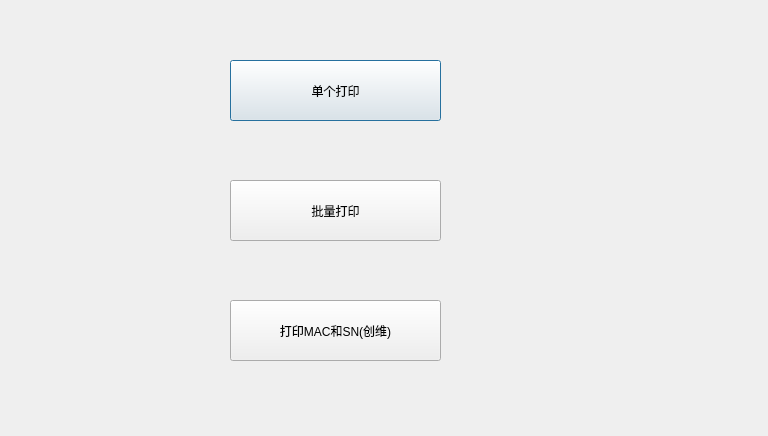
<?xml version="1.0" encoding="UTF-8"?>
<ui version="4.0">
 <class>Dialog</class>
 <widget class="QDialog" name="Dialog">
  <property name="geometry">
   <rect>
    <x>0</x>
    <y>0</y>
    <width>768</width>
    <height>436</height>
   </rect>
  </property>
  <property name="windowTitle">
   <string>Dialog</string>
  </property>
  <property name="sizeGripEnabled">
   <bool>false</bool>
  </property>
  <widget class="QPushButton" name="btn_sge">
   <property name="geometry">
    <rect>
     <x>230</x>
     <y>60</y>
     <width>211</width>
     <height>61</height>
    </rect>
   </property>
   <property name="text">
    <string>单个打印</string>
   </property>
  </widget>
  <widget class="QPushButton" name="btn_dou">
   <property name="geometry">
    <rect>
     <x>230</x>
     <y>180</y>
     <width>211</width>
     <height>61</height>
    </rect>
   </property>
   <property name="text">
    <string>批量打印</string>
   </property>
  </widget>
  <widget class="QPushButton" name="btn_mac_sn">
   <property name="geometry">
    <rect>
     <x>230</x>
     <y>300</y>
     <width>211</width>
     <height>61</height>
    </rect>
   </property>
   <property name="text">
    <string>打印MAC和SN(创维)</string>
   </property>
  </widget>
 </widget>
 <layoutdefault spacing="6" margin="11"/>
 <resources/>
 <connections/>
</ui>
